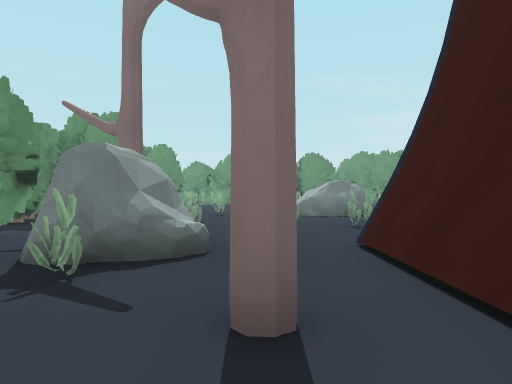
View 1 (above)

24 first-person views from a walk through a level from a Godot 3-D game. The camera is 1.2 m above the floor, looks level and sees 70° across. The floor is counted in squares, 1.8 m on a side. Each view is taken from the middle of a square. On the plan, view 1 faces up. The plan holds only what a view shows up to about 11 squares ahead; the rest is blank. The place goes on beyond the plan. Characters and animated objects are not drawn. Some surface patterns are stand-ins.

View 2
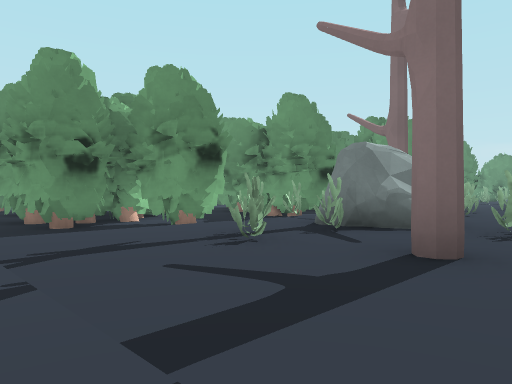

View 3
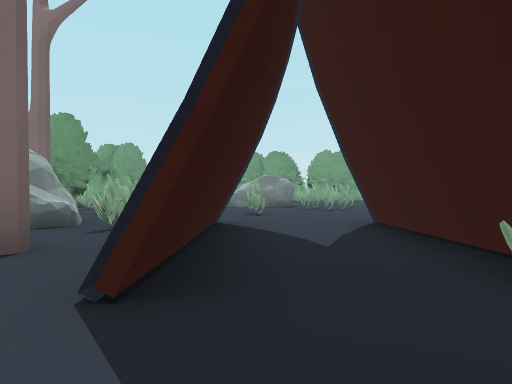

View 4
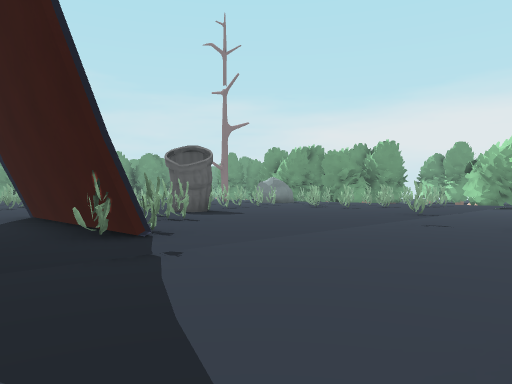

View 5
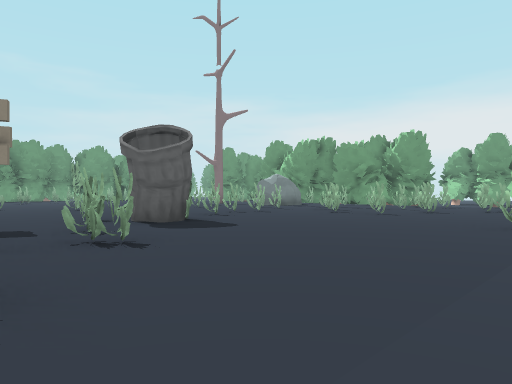

View 6
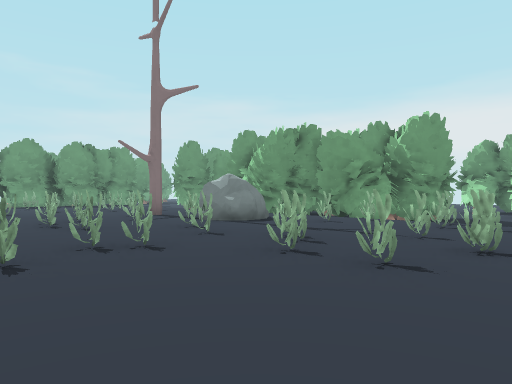

View 7
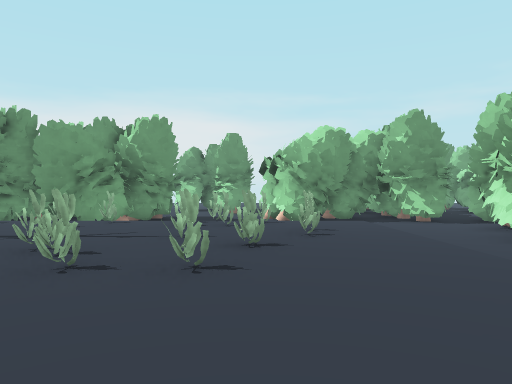

View 8
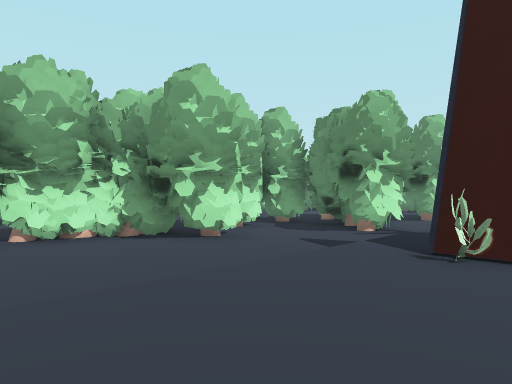

View 9
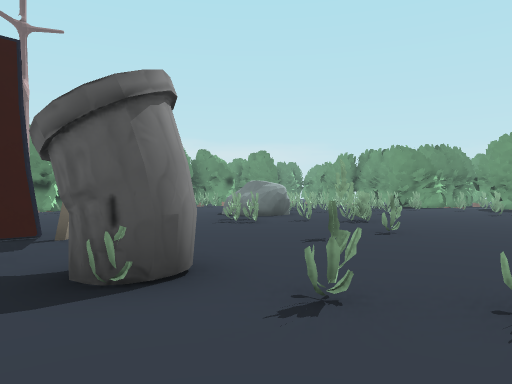

View 10
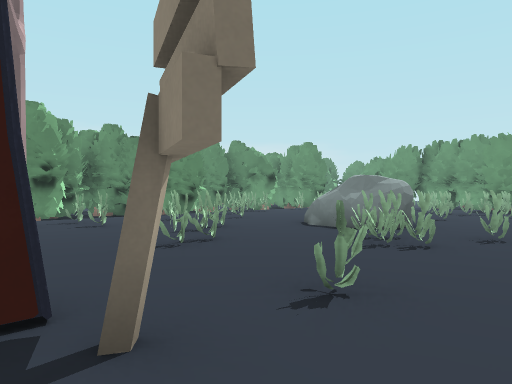

View 11
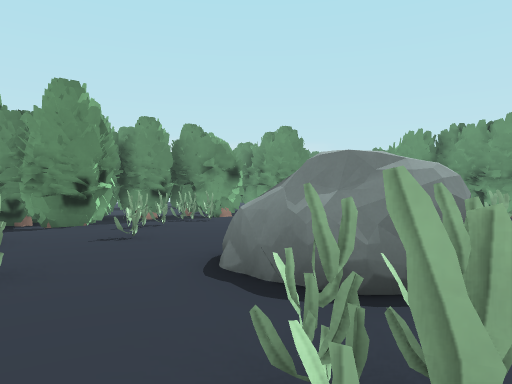

View 12
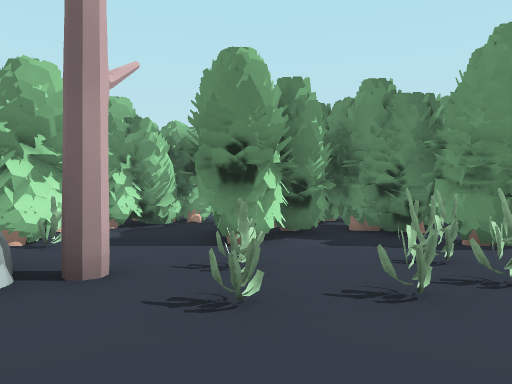

View 13
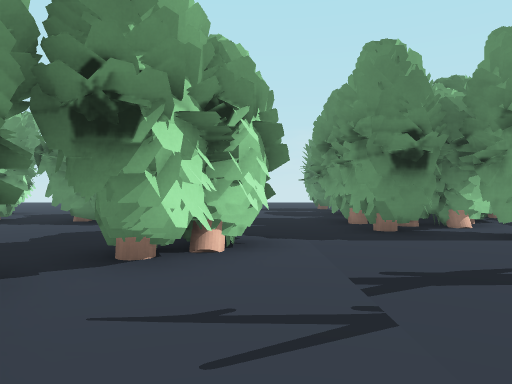

View 14
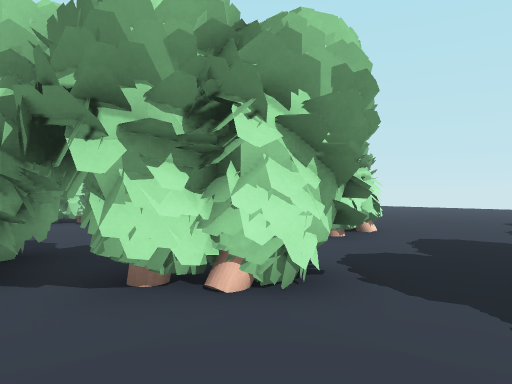

View 15
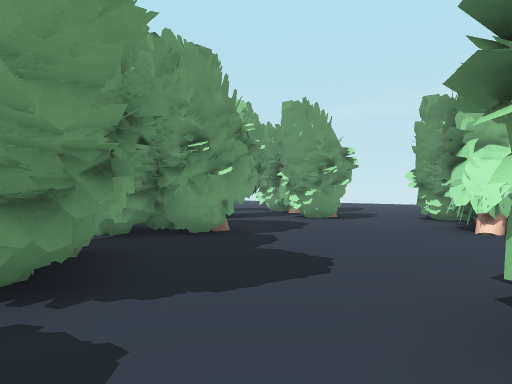

View 16
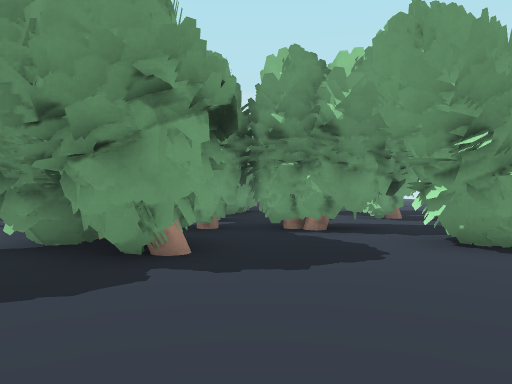

View 17
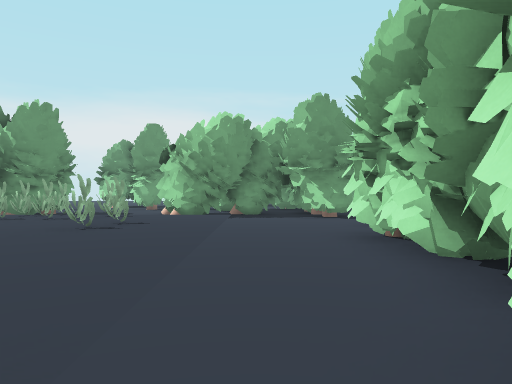

View 18
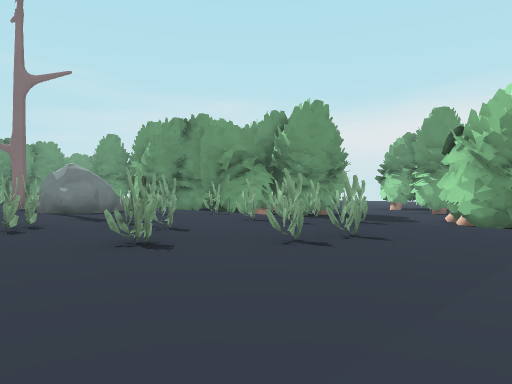

View 19
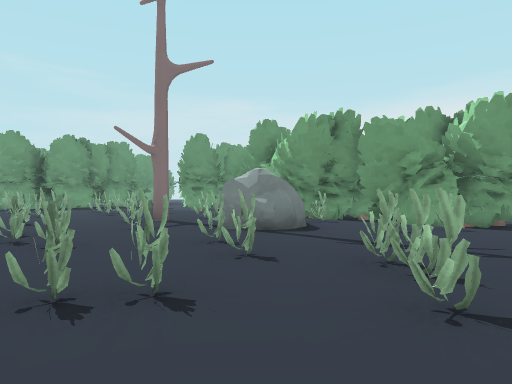

View 20
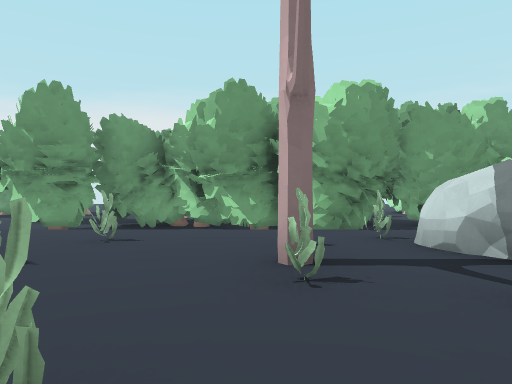

View 21
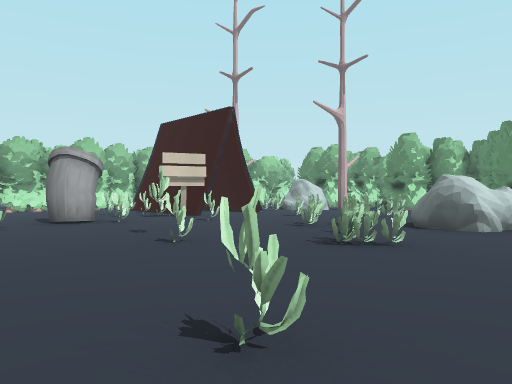

View 22
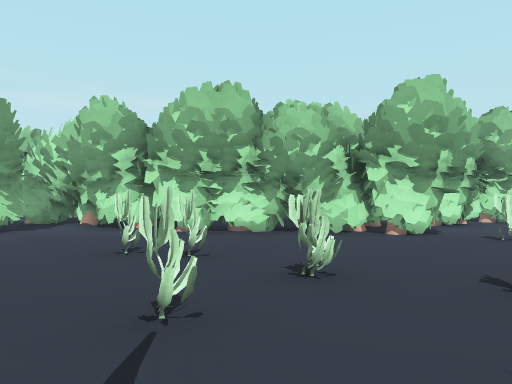

View 23
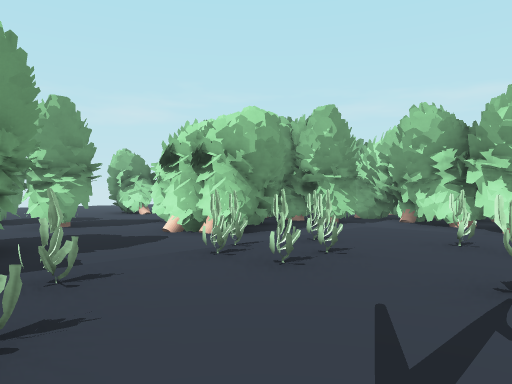

View 24
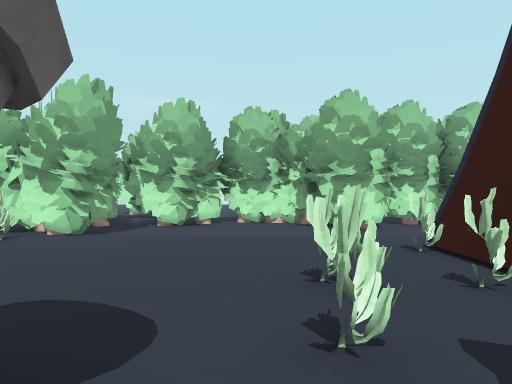

### Floor plan
Key: @ floor where view 1 was taken; # wall or solid block; x gap in a wall; . main floor; - floor 0.25 m lower than the main floor; = window, fence, low wall or low ledge; ^ raised ledge; T tree; E tent; S sign; H thing the floor can be seen under or through.
Columns run from 11 left of view 1 to 25 right of it. Each row starts with its distance up from view 1.
 14     ##        .. ...  ...#.. #
 13     #-  #.    #.#.........#. #
 12     #-###... x......#.#.....-#
 11     ####.#..^^#..#......T...##
 10     ####..#..^..##....#.....#
  9   ###-- .#.....=..#....#.##.#  #
  8     ##- ..#.#........#...#^##  #
  7     ### .##..#.........#....####
  6  #--###-.T......#......#..#.####
  5  ##---- .##....SS.#..#......--##-
  4   ##--# .###.E.E..#...##...x -------#
  3    #### .#...E.E#..........# -----###
  2     ##- .#.T.E.E#.......#..# -------
  1  -####--.....E.#.........#.. -##---
  0 --------...@.........#......--#####
 -1 ------HH ----------------------#
 -2 ------HHH--##-------##--------##
 -3 -###---HH###---#----#######--###
 -4    #---HH###-###---###    #####
 -5    #----##############
 -6  ----------#  ####
 -7 --##------##
 -8 #  ###--####
 -9      #--######
-10      ##---   #
-11        ---
-12        --

Where each view was taken, in squares from view 1:
view 1: 0 up, 0 right, facing up
view 2: 1 down, 1 right, facing up-left
view 3: 1 down, 2 right, facing up
view 4: 3 down, 2 right, facing up-right
view 5: 1 down, 4 right, facing up-right
view 6: 1 up, 8 right, facing up-right
view 7: 2 up, 8 right, facing right
view 8: 2 up, 8 right, facing down-left
view 9: 3 up, 10 right, facing up-left
view 10: 4 up, 6 right, facing up-left
view 11: 8 up, 4 right, facing up-left
view 12: 7 up, 1 right, facing left
view 13: 1 down, 0 right, facing left
view 14: 1 up, 2 left, facing down-left
view 15: 1 down, 8 left, facing down-right
view 16: 6 down, 7 left, facing right
view 17: 1 down, 9 right, facing right
view 18: 1 down, 11 right, facing up-right
view 19: 3 up, 9 right, facing up-right
view 20: 11 up, 10 right, facing right
view 21: 13 up, 10 right, facing down-left
view 22: 5 up, 13 right, facing down
view 23: 6 up, 13 right, facing down-right
view 24: 5 up, 6 right, facing down
